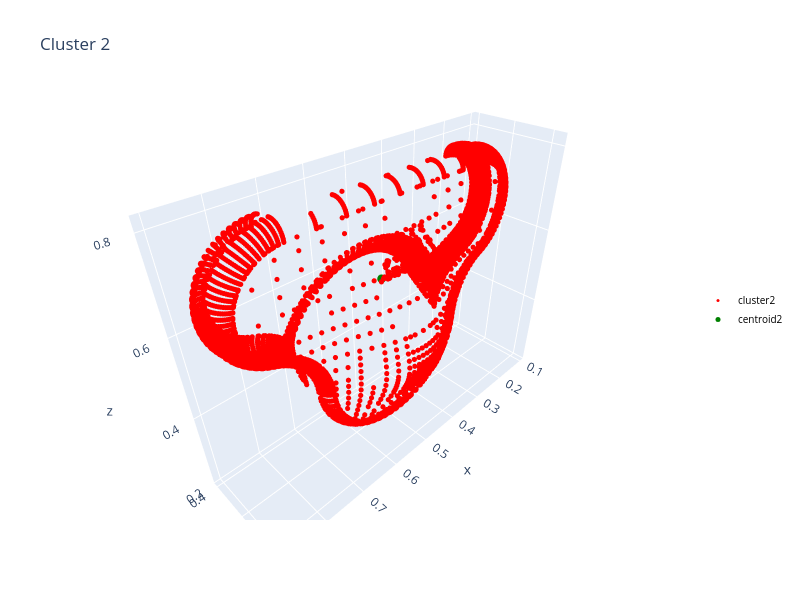

This figure's notebook cell:
### Markdown cell above
Find the centroid of an cluster and plot both - cluster and centroid

### Code cell
# conevrt 2nd cluster numpy array and its centroid to pcd and plot them in red/green


mean_c = [np.mean(cl[2], axis=0)] # must be a matrix/vector not list cl[0] - first cluster, cl[1] - second cluster ...

# Create Open3D point cloud object
pcd_c = o3d.geometry.PointCloud()
pcd_mean_c=o3d.geometry.PointCloud()

# Assign points
pcd_c.points = o3d.utility.Vector3dVector(cl[2]) #c[0] cluster[0][0]
pcd_mean_c.points = o3d.utility.Vector3dVector(mean_c)

#convert to np
pcd_c_np=np.asarray(pcd_c.points)
pcd_mean_c_np=np.asarray(pcd_mean_c.points)

#visualize option 1
# pcd_c.paint_uniform_color([1, 0, 0])  # Red
# pcd_mean_c.paint_uniform_color([0, 1, 0])  # Green
# o3d.visualization.draw_plotly([pcd_c, pcd_mean_c])

#visualize option 2


cluster2 = go.Scatter3d(
    x=pcd_c_np[:, 0], y=pcd_c_np[:, 1], z=pcd_c_np[:, 2],
    mode='markers',
    marker=dict(size=3, color='red'),
    name='cluster2'
)

centroid2 = go.Scatter3d(
    x=pcd_mean_c_np[:, 0], y=pcd_mean_c_np[:, 1], z=pcd_mean_c_np[:, 2],
    mode='markers',
    marker=dict(size=5, color='green'),
    name='centroid2'
)

fig = go.Figure(data=[cluster2, centroid2])
fig.update_layout(
                    title="Cluster 2 ",
                    #scene=dict(aspectmode='data'),
                    width=800,   # Set desired width
                    height=600,  # Set desired height
                    legend=dict(
                                x=1, #x=0,1 - left, right
                                y=0.5, #y=0,1 - bottom, top
                                bgcolor='rgba(255,255,255,0.7)',
                                #bordercolor='black',
                                #borderwidth=0.5
                                font=dict(
                                          size=10,
                                          color='black'  
                                        )
                                )

                )
fig.show()

### Figure 1 — Plotly figure (JSON) as saved in the notebook; plotly's stock layout.template omitted (floating-point values rounded to 4 significant figures; data arrays with more than 128 entries replaced by an {"elided": "..."} marker saying what was removed)
{"data": [{"marker": {"color": "red", "size": 3}, "mode": "markers", "name": "cluster2", "type": "scatter3d", "x": {"elided": "5434 float values"}, "y": {"elided": "5434 float values"}, "z": {"elided": "5434 float values"}}, {"marker": {"color": "green", "size": 5}, "mode": "markers", "name": "centroid2", "type": "scatter3d", "x": [0.5011], "y": [0.4881], "z": [0.5836]}], "layout": {"height": 600, "legend": {"bgcolor": "rgba(255,255,255,0.7)", "font": {"color": "black", "size": 10}, "x": 1, "y": 0.5}, "title": {"text": "Cluster 2 "}, "width": 800}}
